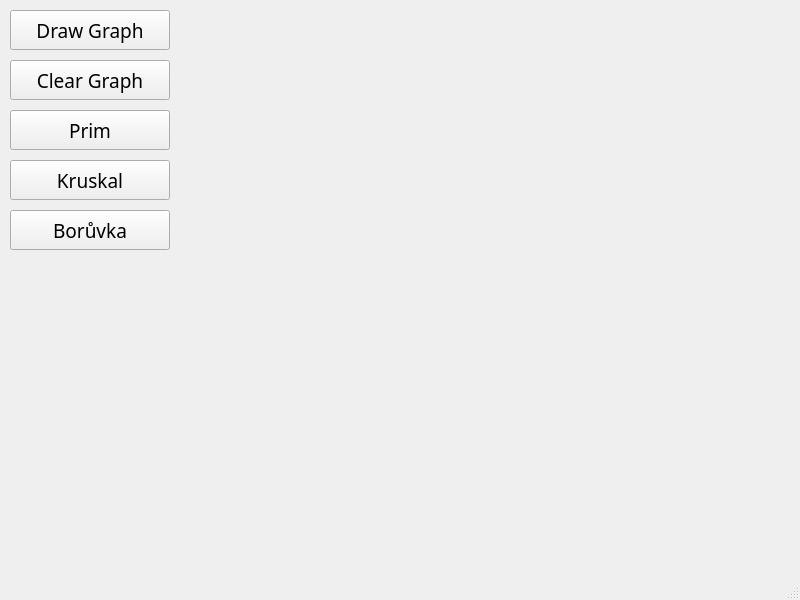
<?xml version="1.0" encoding="UTF-8"?>
<ui version="4.0">
 <class>MainWindow</class>
 <widget class="QMainWindow" name="MainWindow">
  <property name="geometry">
   <rect>
    <x>0</x>
    <y>0</y>
    <width>800</width>
    <height>600</height>
   </rect>
  </property>
  <property name="windowTitle">
   <string>MainWindow</string>
  </property>
  <widget class="QWidget" name="centralwidget">
   <widget class="QPushButton" name="pushButton_DrawGraph">
    <property name="geometry">
     <rect>
      <x>10</x>
      <y>10</y>
      <width>160</width>
      <height>40</height>
     </rect>
    </property>
    <property name="font">
     <font>
      <family>Forte</family>
      <pointsize>14</pointsize>
     </font>
    </property>
    <property name="text">
     <string>Draw Graph</string>
    </property>
   </widget>
   <widget class="QPushButton" name="pushButton_ClearGraph">
    <property name="geometry">
     <rect>
      <x>10</x>
      <y>60</y>
      <width>160</width>
      <height>40</height>
     </rect>
    </property>
    <property name="font">
     <font>
      <family>Forte</family>
      <pointsize>14</pointsize>
     </font>
    </property>
    <property name="text">
     <string>Clear Graph</string>
    </property>
   </widget>
   <widget class="QPushButton" name="pushButton_Prim">
    <property name="geometry">
     <rect>
      <x>10</x>
      <y>110</y>
      <width>160</width>
      <height>40</height>
     </rect>
    </property>
    <property name="font">
     <font>
      <family>Forte</family>
      <pointsize>14</pointsize>
     </font>
    </property>
    <property name="text">
     <string>Prim</string>
    </property>
   </widget>
   <widget class="QPushButton" name="pushButton_Kruskal">
    <property name="geometry">
     <rect>
      <x>10</x>
      <y>160</y>
      <width>160</width>
      <height>40</height>
     </rect>
    </property>
    <property name="font">
     <font>
      <family>Forte</family>
      <pointsize>14</pointsize>
     </font>
    </property>
    <property name="text">
     <string>Kruskal</string>
    </property>
   </widget>
   <widget class="QPushButton" name="pushButton_Boruvka">
    <property name="geometry">
     <rect>
      <x>10</x>
      <y>210</y>
      <width>160</width>
      <height>40</height>
     </rect>
    </property>
    <property name="font">
     <font>
      <family>Forte</family>
      <pointsize>14</pointsize>
     </font>
    </property>
    <property name="text">
     <string>Borůvka</string>
    </property>
   </widget>
  </widget>
  <widget class="QStatusBar" name="statusbar"/>
 </widget>
 <resources/>
 <connections/>
</ui>
